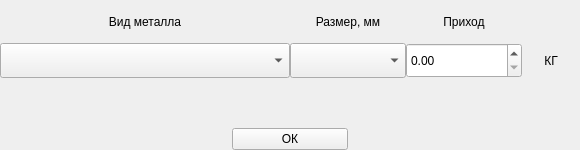
<?xml version="1.0" encoding="UTF-8"?>
<ui version="4.0">
 <class>in_out_metal_storage_dialog</class>
 <widget class="QFrame" name="in_out_metal_storage_dialog">
  <property name="geometry">
   <rect>
    <x>0</x>
    <y>0</y>
    <width>580</width>
    <height>150</height>
   </rect>
  </property>
  <property name="windowTitle">
   <string/>
  </property>
  <layout class="QVBoxLayout" name="verticalLayout" stretch="0,0,0">
   <property name="spacing">
    <number>0</number>
   </property>
   <property name="leftMargin">
    <number>0</number>
   </property>
   <property name="topMargin">
    <number>0</number>
   </property>
   <property name="rightMargin">
    <number>0</number>
   </property>
   <property name="bottomMargin">
    <number>0</number>
   </property>
   <item>
    <layout class="QHBoxLayout" name="horizontalLayout_2" stretch="5,2,2,1">
     <property name="spacing">
      <number>0</number>
     </property>
     <item>
      <widget class="QLabel" name="type_metall_label">
       <property name="sizePolicy">
        <sizepolicy hsizetype="Preferred" vsizetype="Preferred">
         <horstretch>0</horstretch>
         <verstretch>0</verstretch>
        </sizepolicy>
       </property>
       <property name="text">
        <string>Вид металла</string>
       </property>
       <property name="alignment">
        <set>Qt::AlignCenter</set>
       </property>
      </widget>
     </item>
     <item>
      <widget class="QLabel" name="size_mm_label">
       <property name="sizePolicy">
        <sizepolicy hsizetype="Preferred" vsizetype="Preferred">
         <horstretch>0</horstretch>
         <verstretch>0</verstretch>
        </sizepolicy>
       </property>
       <property name="text">
        <string>Размер, мм</string>
       </property>
       <property name="alignment">
        <set>Qt::AlignCenter</set>
       </property>
      </widget>
     </item>
     <item>
      <widget class="QLabel" name="balance_kg_label">
       <property name="sizePolicy">
        <sizepolicy hsizetype="Preferred" vsizetype="Preferred">
         <horstretch>0</horstretch>
         <verstretch>0</verstretch>
        </sizepolicy>
       </property>
       <property name="text">
        <string>Приход</string>
       </property>
       <property name="alignment">
        <set>Qt::AlignCenter</set>
       </property>
      </widget>
     </item>
     <item>
      <spacer name="horizontalSpacer_3">
       <property name="orientation">
        <enum>Qt::Horizontal</enum>
       </property>
       <property name="sizeType">
        <enum>QSizePolicy::Expanding</enum>
       </property>
       <property name="sizeHint" stdset="0">
        <size>
         <width>58</width>
         <height>20</height>
        </size>
       </property>
      </spacer>
     </item>
    </layout>
   </item>
   <item>
    <layout class="QHBoxLayout" name="horizontalLayout" stretch="5,2,2,1">
     <property name="spacing">
      <number>0</number>
     </property>
     <property name="bottomMargin">
      <number>50</number>
     </property>
     <item>
      <widget class="QComboBox" name="type_metall_combo_box">
       <property name="sizePolicy">
        <sizepolicy hsizetype="Preferred" vsizetype="Preferred">
         <horstretch>0</horstretch>
         <verstretch>0</verstretch>
        </sizepolicy>
       </property>
       <property name="minimumSize">
        <size>
         <width>0</width>
         <height>35</height>
        </size>
       </property>
      </widget>
     </item>
     <item>
      <widget class="QComboBox" name="size_combo_box">
       <property name="sizePolicy">
        <sizepolicy hsizetype="Preferred" vsizetype="Preferred">
         <horstretch>0</horstretch>
         <verstretch>0</verstretch>
        </sizepolicy>
       </property>
       <property name="minimumSize">
        <size>
         <width>0</width>
         <height>35</height>
        </size>
       </property>
      </widget>
     </item>
     <item>
      <widget class="QDoubleSpinBox" name="balance_double_spin_box">
       <property name="sizePolicy">
        <sizepolicy hsizetype="Preferred" vsizetype="Preferred">
         <horstretch>0</horstretch>
         <verstretch>0</verstretch>
        </sizepolicy>
       </property>
       <property name="minimumSize">
        <size>
         <width>0</width>
         <height>35</height>
        </size>
       </property>
      </widget>
     </item>
     <item>
      <widget class="QLabel" name="kg_sht_label">
       <property name="sizePolicy">
        <sizepolicy hsizetype="Ignored" vsizetype="Preferred">
         <horstretch>0</horstretch>
         <verstretch>0</verstretch>
        </sizepolicy>
       </property>
       <property name="text">
        <string>КГ</string>
       </property>
       <property name="alignment">
        <set>Qt::AlignCenter</set>
       </property>
      </widget>
     </item>
    </layout>
   </item>
   <item>
    <layout class="QHBoxLayout" name="horizontalLayout_3" stretch="4,2,4">
     <item>
      <spacer name="horizontalSpacer">
       <property name="orientation">
        <enum>Qt::Horizontal</enum>
       </property>
       <property name="sizeHint" stdset="0">
        <size>
         <width>40</width>
         <height>20</height>
        </size>
       </property>
      </spacer>
     </item>
     <item>
      <widget class="QPushButton" name="ok_button">
       <property name="sizePolicy">
        <sizepolicy hsizetype="Preferred" vsizetype="Fixed">
         <horstretch>0</horstretch>
         <verstretch>0</verstretch>
        </sizepolicy>
       </property>
       <property name="text">
        <string>ОК</string>
       </property>
      </widget>
     </item>
     <item>
      <spacer name="horizontalSpacer_2">
       <property name="orientation">
        <enum>Qt::Horizontal</enum>
       </property>
       <property name="sizeHint" stdset="0">
        <size>
         <width>40</width>
         <height>20</height>
        </size>
       </property>
      </spacer>
     </item>
    </layout>
   </item>
  </layout>
 </widget>
 <resources/>
 <connections/>
</ui>
